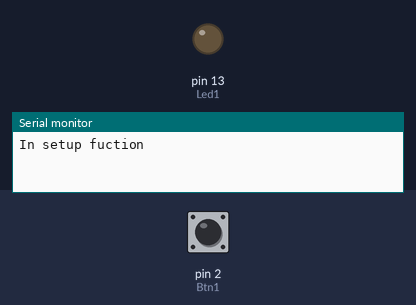
Recording of a sketch running on a simulated Arduino Uno, built with avr-gcc and run on an emulated ATmega328P. Shown: output pins drawn as LEDs (lit = HIGH), the last lines printed to the serial monitor. The inputs (shaded band) are chosen by the test bench; at power-on: pin 2 (Btn1) LOW.

Above: at 1.2 s.
1.3 s: pin 2 (Btn1) pulled HIGH for 0.15 s
At 1.6 s:
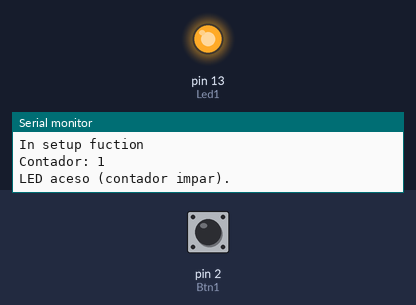
2.9 s: pin 2 (Btn1) pulled HIGH for 1 s
At 4.0 s:
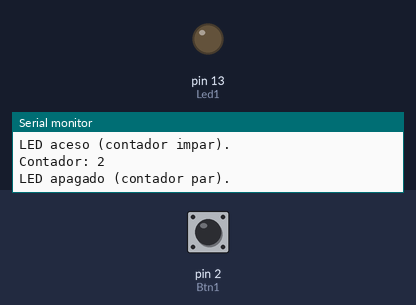
5.4 s: pin 2 (Btn1) pulled HIGH for 3.2 s
At 5.9 s:
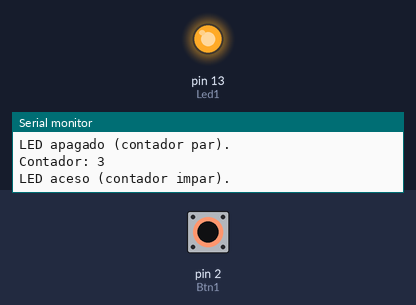
Timing chart, 0 to 8.4 s (numbered marks = the images above; inputs shaded):
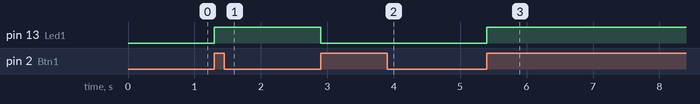

The sketch:

TP2_E2.ino
```cpp
//////////////////////////////////////////////////////////////////////////////
// Ficha Prática 1 - Introdução ATMEGA (IO Digitais)
//////////////////////////////////////////////////////////////////////////////

/////////////////////////////////////////////////
// Ficha Prática 2 I/O Ports - Exercícios:
/////////////////////////////////////////////////

/////////////////////////////////////////////////
// Eduardo Miguel Moreira Junqueira nº30241 ERSC
/////////////////////////////////////////////////
/////////////////////////////////////////////////
// 2-Exercícios-Ex2:https://www.tinkercad.com/things/8601lkBPuMD/editel?sharecode=QmYbfn2zjdC1GApMoC3aAY4eeVcblcSzknnltyaUR2I
/////////////////////////////////////////////////

//////////////////////////////////////////////////////////////////
//Exercício 2 Pretende-se implementar um sistema que conte o número
//de vezes que o botão de pressão é pressionado.
//Sempre que o contador sofrer alterações o valor deve ser enviado
//via porta série para consola. O LED deve indicar se o valor do
//contador é par ou ímpar (desligado quando o valor do
//contador é par e ligado quando o valor do contador é ímpar).
//////////////////////////////////////////////////////////////////


// Pinos ARDUINO
#define Led1 13	// LED1 pin
#define Btn1 2	// BTN1 pin

// Variáveis globais
int Cnt = 0;
int LastBtnState = LOW;// Contador de pressões de botão

////////////////////////////////////////////////////////////////
//  LedsInit - Set led pins as output
////////////////////////////////////////////////////////////////

void MudaLed(){
  // Atualiza o estado do LED com base no valor do contador
      // Atualiza o estado do LED com base no valor do contador
      if (Cnt % 2 == 0)
      {
        digitalWrite(Led1, LOW);  // Se o contador é par, desliga o LED
        Serial.println("LED apagado (contador par).");
      } else
      {
        digitalWrite(Led1, HIGH);  // Se o contador é ímpar, acende o LED
        Serial.println("LED aceso (contador impar).");
      }
}

//////////////////////////////////////////////////////////////////
//Função Setup - Inicialização  é invocada quando o micro-controlador inicia
// A função setup() é executada apenas uma vez, após a placa ser alimentada ou ser feito um reset.
//////////////////////////////////////////////////////////////////
void setup(){
Serial.begin(9600);
  pinMode(Led1, OUTPUT);
  pinMode(Btn1, INPUT);
Serial.println("In setup fuction");
}

/////////////////////////////////////////////////
// Função Loop - Loop de controlo coma utilização de Polling
/////////////////////////////////////////////////
void loop() {
  // Leitura do estado atual do botão (Polling)
  int currentBtnState = digitalRead(Btn1);

  // Verifica se o botão foi pressionado (transição de LOW para HIGH)
  if (currentBtnState == HIGH && LastBtnState == LOW) {
    Cnt++;  // Incrementa o contador quando o botão é pressionado
    Serial.print("Contador: ");
    Serial.println(Cnt);

    // Atualiza o estado do LED com base no valor do contador
    MudaLed();
  }

  // Atualiza o estado anterior do botão
  LastBtnState = currentBtnState;
}


  
```

Measured:
- after the input at 1.3 s, pin 13 (Led1): LOW → HIGH at once
- after the input at 2.9 s, pin 13 (Led1): HIGH → LOW at once
- after the input at 5.4 s, pin 13 (Led1): LOW → HIGH at once
